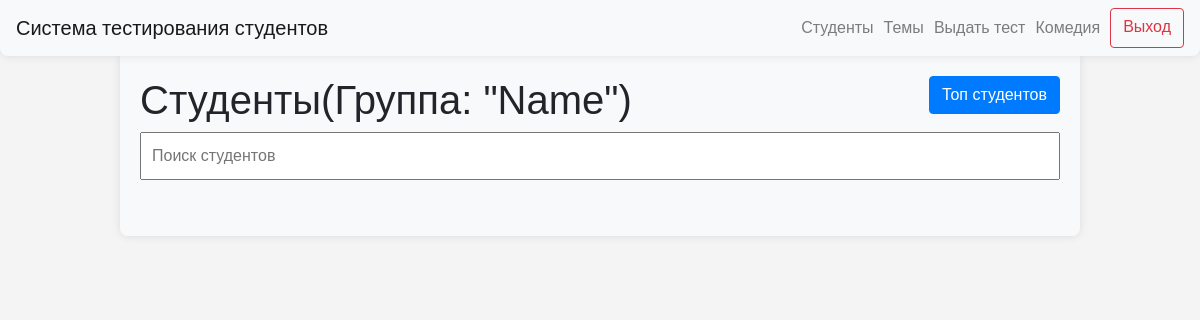
The app's page /groups/3 (signed in), older data.
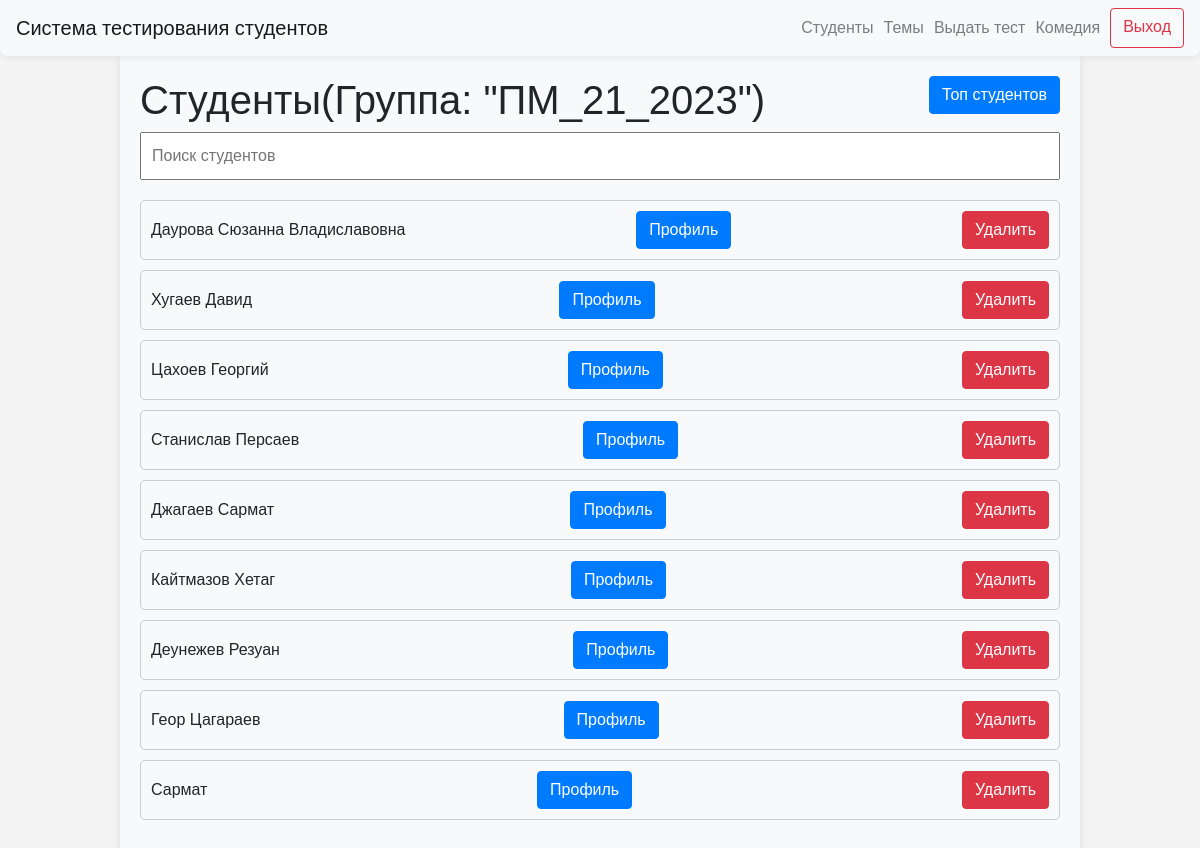
The same page, newer data.
### data/users.py (models this page shows)
class Group(SqlAlchemyBase, SerializerMixin):
    __tablename__ = "groups"
    id = sqlalchemy.Column(
        sqlalchemy.Integer,
        primary_key=True,
        autoincrement=True,
    )
    name = sqlalchemy.Column(
        sqlalchemy.String,
        nullable=False,
    )

class User(SqlAlchemyBase, UserMixin, SerializerMixin):
    __tablename__ = "users"
    id = sqlalchemy.Column(
        sqlalchemy.Integer,
        primary_key=True,
        autoincrement=True,
    )
    name = sqlalchemy.Column(
        sqlalchemy.String,
        nullable=True,
    )
    group_id = sqlalchemy.Column(
        sqlalchemy.Integer,
        sqlalchemy.ForeignKey(
            "groups.id",
            ondelete="CASCADE",
        ),
        nullable=False,
    )
    date_of_birth = sqlalchemy.Column(
        sqlalchemy.Date,
        nullable=False,
    )
    user_level = sqlalchemy.Column(
        sqlalchemy.String,
        default="student",
    )

### server.py (the view)
@app.route("/groups/<int:group_id>")
@login_required
def students_by_group_id(group_id):
    if current_user.user_level == "admin":
        db_sess = db_session.create_session()
        group = db_sess.query(Group).filter(Group.id == group_id).first()
        students_by_group = db_sess.query(User).filter(User.user_level == "student", User.group_id == group_id).all()
        return render_template(
            "students_by_group.html",
            title=f"Студенты группы {group.name}",
            students=students_by_group,
            group_name=group.name,
        )
    abort(403)

### data/db_session.py (called while the page is built)
def create_session() -> Session:
    global __factory
    return __factory()

### server.py (called while the page is built)
@login_manager.user_loader
def load_user(user_id):
    db_sess = db_session.create_session()
    return db_sess.query(User).get(user_id)

### templates/students_by_group.html (shortened to what this page needs)
{% extends "base.html" %}
{% block content %}
<body>
<h1>Студенты(Группа: "{{ group_name }}")<a type="button" class="btn btn-primary" style="float: right;" href="/top_students">Топ студентов</a></h1>
<input type="text" id="searchInput" onkeyup="searchTests()" placeholder="Поиск студентов">
<ul id="testList">
    {% for student in students %}
    <li class="testItem">{{ student.name }}
        <div class="buttons-container"><a type="button" class="btn btn-primary" href="/personal_cabinet/{{ student.id }}">Профиль</a></div>
        <div class="buttons-container"><a type="button" class="btn btn-danger" href="/users/{{ student.id }}/delete">Удалить</a></div>
    </li>
    {% endfor %}
</ul>
</body>
{% endblock %}

Row changes from the older to the newer data that the page shows:
changed Group: name "Name" → "ПМ_21_2023"
added User: name "Даурова Сюзанна Владиславовна"
added User: name "Хугаев Давид"
added User: name "Цахоев Георгий"
added User: name "Станислав Персаев"
added User: name "Джагаев Сармат"
added User: name "Кайтмазов Хетаг"
added User: name "Деунежев Резуан"
added User: name "Геор Цагараев"
added User: name "Сармат"
